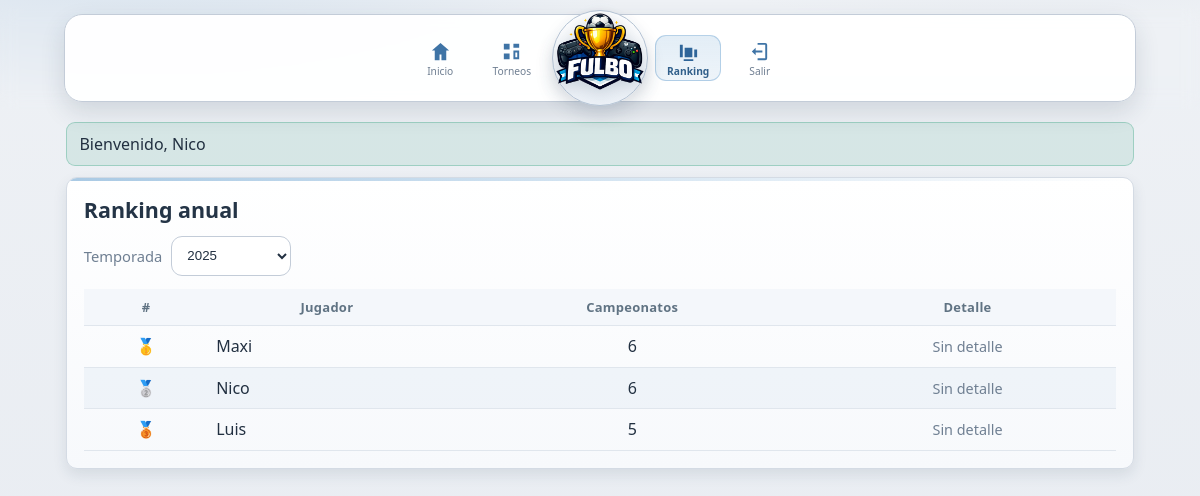
The app's page /ranking (signed in) with its own data.
### tables this page shows
CREATE TABLE usuarios (
  id INT UNSIGNED AUTO_INCREMENT PRIMARY KEY,
  nombre VARCHAR(100) NOT NULL,
  username VARCHAR(50) NOT NULL UNIQUE,
  rol_id TINYINT UNSIGNED NOT NULL,
  activo TINYINT(1) NOT NULL DEFAULT 1,
  pin_hash VARCHAR(255) NULL,
  requiere_activacion TINYINT(1) NOT NULL DEFAULT 1,
  ultimo_login_at DATETIME NULL,
  fecha_creacion DATETIME NOT NULL DEFAULT CURRENT_TIMESTAMP,
  fecha_actualizacion DATETIME NOT NULL DEFAULT CURRENT_TIMESTAMP ON UPDATE CURRENT_TIMESTAMP,
  CONSTRAINT fk_usuarios_roles FOREIGN KEY (rol_id) REFERENCES roles(id)
);

### app/core/View.php (called while the page is built, shortened)
<?php
class View
{
    public function render(string $view, array $data = [], string $layout = 'layouts/app'): void
    {
        $viewFile = \root_path('views/' . $view . '.php');
        extract($data, EXTR_SKIP);
        require $viewFile;
    }
}

### app/controllers/RankingController.php (called while the page is built, shortened)
<?php
class RankingController extends BaseController
{
    public function index(Request $request): void
    {
        $repo = new TournamentRepository();
        $years = $repo->rankingYears();
        $years = array_values(array_unique(array_merge($years, [2025, 2024])));
        rsort($years);
        $year = $request->input('anio') ? (int) $request->input('anio') : null;
        if ($year === null && !empty($years)) {
            $year = (int) $years[0];
        }
        $ranking = $repo->annualRanking($year);
        $hardcoded = $this->hardcodedRanking($year);
        if ($hardcoded !== null) {
            $ranking = $hardcoded;
        }
        $this->view->render('player/ranking', [
            'title' => 'Ranking anual',
            'ranking' => $ranking,
            'selectedYear' => $year,
            'years' => $years,
        ]);
    }
    private function hardcodedRanking(?int $year): ?array
    {
        if ($year === 2025) {
            return [
                ['id' => 0, 'nombre' => 'Maxi', 'campeonatos' => 6, 'items' => []],
                ['id' => 0, 'nombre' => 'Nico', 'campeonatos' => 6, 'items' => []],
                ['id' => 0, 'nombre' => 'Luis', 'campeonatos' => 5, 'items' => []],
            ];
        }
        return null;
    }
}

### public/index.php (called while the page is built, shortened)
<?php
require_once dirname(__DIR__) . '/app/helpers/common.php';
spl_autoload_register(function (string $class): void {
    $prefix = 'App\\';
    $relative = substr($class, strlen($prefix));
    $parts = explode('\\', $relative);
    $parts[0] = strtolower($parts[0]);
    $path = root_path('app/' . implode(DIRECTORY_SEPARATOR, $parts) . '.php');
});
require_once root_path('app/helpers/session.php');
require_once root_path('app/helpers/auth.php');
$router = new Router();
$request = new Request();
$router->dispatch($request);

### app/helpers/common.php (called while the page is built, shortened)
<?php
if (!function_exists('root_path')) {
    function root_path(string $path = ''): string
    {
        $root = dirname(__DIR__, 2);
        return $path !== '' ? $root . DIRECTORY_SEPARATOR . $path : $root;
    }
}
if (!function_exists('base_path_url')) {
    function base_path_url(): string
    {
        $app = config('app');
        $path = '';
        if (!empty($app['base_url'])) {
            $path = parse_url($app['base_url'], PHP_URL_PATH) ?: '';
        }
        $path = trim((string) $path);
        if ($path === '' || $path === '/') {
            return '';
        }
        return '/' . trim($path, '/');
    }
}
if (!function_exists('url')) {
    function url(string $path = '/'): string
    {
        $base = base_path_url();
        return $base . '/' . ltrim($path, '/');
    }
}
if (!function_exists('config')) {
    function config(string $file): array
    {
        static $cache = [];
        if (!isset($cache[$file])) {
            $cache[$file] = require root_path('config/' . $file . '.php');
        }
        return $cache[$file];
    }
}
if (!function_exists('e')) {
    function e(string|null $value): string
    {
        return htmlspecialchars((string) $value, ENT_QUOTES, 'UTF-8');
    }
}

### config/app.php (called while the page is built, shortened)
<?php
return [
    'name' => 'Fulbo',
    'env' => $_ENV['APP_ENV'] ?? 'production',
    'debug' => filter_var($_ENV['APP_DEBUG'] ?? false, FILTER_VALIDATE_BOOL),
    'base_url' => $_ENV['APP_URL'] ?? '',
    'timezone' => $_ENV['APP_TIMEZONE'] ?? 'America/Argentina/Buenos_Aires',
    'session_name' => 'fulbo_session',
    'csrf_key' => 'fulbo_csrf',
    'pwa_cache_version' => 'v1',
];

### config/database.php (called while the page is built, shortened)
<?php
return [
    'host' => $_ENV['DB_HOST'] ?? '127.0.0.1',
    'port' => (int) ($_ENV['DB_PORT'] ?? 3306),
    'name' => $_ENV['DB_NAME'] ?? 'fulbo',
    'user' => $_ENV['DB_USER'] ?? 'root',
    'pass' => $_ENV['DB_PASS'] ?? '',
    'charset' => 'utf8mb4',
];

### app/core/Database.php (called while the page is built, shortened)
<?php
class Database
{
    private static ?PDO $pdo = null;
    public static function connection(array $config): PDO
    {
        if (self::$pdo instanceof PDO) {
            return self::$pdo;
        }
        $dsn = sprintf(
            'mysql:host=%s;port=%d;dbname=%s;charset=%s',
            $config['host'],
            $config['port'],
            $config['name'],
            $config['charset']
        );
        try {
            self::$pdo = new PDO($dsn, $config['user'], $config['pass'], [
                PDO::ATTR_ERRMODE => PDO::ERRMODE_EXCEPTION,
                PDO::ATTR_DEFAULT_FETCH_MODE => PDO::FETCH_ASSOC,
                PDO::ATTR_EMULATE_PREPARES => false,
            ]);
        } catch (PDOException $e) {
            throw new PDOException('No se pudo conectar a la base de datos.');
        }
        return self::$pdo;
    }
}

### app/repositories/BaseRepository.php (called while the page is built, shortened)
<?php
abstract class BaseRepository
{
    public function __construct()
    {
        $this->db = Database::connection(config('database'));
    }
}

### app/repositories/TournamentRepository.php (called while the page is built, shortened)
<?php
class TournamentRepository extends BaseRepository
{
    public function rankingYears(): array
    {
        $stmt = $this->db->prepare(
            'SELECT DISTINCT t.anio
             FROM campeones_torneo ct
             INNER JOIN torneos t ON t.id = ct.torneo_id
             ORDER BY t.anio DESC'
        );
        $stmt->execute();
        return array_map(static fn (array $row): int => (int) $row['anio'], $stmt->fetchAll());
    }
}

### app/repositories/UserRepository.php (called while the page is built, shortened)
<?php
class UserRepository extends BaseRepository
{
    public function findById(int $id): ?array
    {
        $stmt = $this->db->prepare(
            'SELECT u.*, r.slug AS role_slug, r.name AS role_name
             FROM usuarios u
             INNER JOIN roles r ON r.id = u.rol_id
             WHERE u.id = :id
             LIMIT 1'
        );
        $stmt->execute(['id' => $id]);
        return $stmt->fetch() ?: null;
    }
}

### app/helpers/auth.php (called while the page is built, shortened)
<?php
if (!function_exists('auth_user')) {
    function auth_user(): ?array
    {
        $userId = session_get('user_id');
        $repo = new UserRepository();
        return $repo->findById((int) $userId);
    }
}
if (!function_exists('is_authenticated')) {
    function is_authenticated(): bool
    {
        return auth_user() !== null;
    }
}

### app/middlewares/AuthMiddleware.php (called while the page is built, shortened)
<?php
class AuthMiddleware
{
    public function handle(Request $request): void
    {
        if (!is_authenticated()) {
            header('Location: ' . url('/login'));
            exit;
        }
    }
}

### app/helpers/session.php (called while the page is built, shortened)
<?php
if (!function_exists('session_get')) {
    function session_get(string $key, mixed $default = null): mixed
    {
        return $_SESSION[$key] ?? $default;
    }
}

### views/player/ranking.php (the view)
<section class="card">
    <div class="card-head">
        <h1>Ranking anual</h1>
    </div>
    <form method="get" action="<?= e(url('/ranking')) ?>" class="year-filter-row year-filter-inline">
        <span>Temporada</span>
        <select name="anio" onchange="this.form.submit()">
            <?php foreach (($years ?? []) as $year): ?>
                <option value="<?= (int) $year ?>" <?= (int) $selectedYear === (int) $year ? 'selected' : '' ?>><?= (int) $year ?></option>
            <?php endforeach; ?>
        </select>
    </form>
    <div class="table-wrap">
        <table class="ranking-table">
            <thead><tr><th>#</th><th>Jugador</th><th>Campeonatos</th><th>Detalle</th></tr></thead>
            <tbody>
            <?php foreach ($ranking as $index => $row): ?>
                <tr>
                    <td>
                        <?php if ($index === 0): ?>🥇<?php elseif ($index === 1): ?>🥈<?php elseif ($index === 2): ?>🥉<?php else: ?><?= $index + 1 ?><?php endif; ?>
                    </td>
                    <td><?= e($row['nombre']) ?></td>
                    <td class="col-center"><?= e((string) $row['campeonatos']) ?></td>
                    <td>
                        <?php if ((int) ($row['id'] ?? 0) > 0): ?>
                            <a class="btn btn-outline btn-sm table-action" href="<?= e(url('/torneos?ganador_id=' . (int) $row['id'] . '&anio=' . (int) $selectedYear)) ?>">
                                <span>Ver</span>
                            </a>
                        <?php else: ?>
                            <span class="small-text">Sin detalle</span>
                        <?php endif; ?>
                    </td>
                </tr>
            <?php endforeach; ?>
            </tbody>
        </table>
    </div>
</section>

### public/assets/css/app.css (style rules this page uses)
:root { --bg: #eef1f5; --bg-soft: #e7ebf1; --surface: #ffffff; --surface-soft: #f7f9fc; --line: #d4dbe4; --line-strong: #c3ccd8; --text: #223041; --muted: #6f7f92; --accent: #3f74a6; --accent-soft: #71a6d2; --success: #34a47f; --danger: #cf5468; --radius-sm: 9px; --radius-md: 11px; --radius-lg: 18px; --space-1: .25rem; --space-2: .5rem; --space-3: .75rem; --space-4: 1rem; --space-5: 1.25rem; --shadow-1: 0 6px 14px rgba(34, 54, 78, .1); --shadow-2: 0 10px 24px rgba(34, 54, 78, .14); --table-row-even: rgba(116, 160, 201, .08); --table-row-hover: rgba(116, 160, 201, .14); }
* { box-sizing: border-box; }
html, body { overflow-x: hidden; overscroll-behavior-y: none; }
html.no-scroll, html.no-scroll body { overflow-y: hidden; }
body { margin: 0; min-height: 100vh; color: var(--text); font-family: "Trebuchet MS", "Segoe UI", sans-serif; background: radial-gradient(900px 340px at 12% -12%, rgba(120, 168, 211, .26), transparent 60%), radial-gradient(1000px 360px at 88% -25%, rgba(180, 194, 212, .42), transparent 64%), linear-gradient(180deg, var(--bg), var(--bg-soft)); }
h1, h2, h3 { margin: 0; }
.hero, .card, .auth-card { border: 1px solid var(--line); border-radius: var(--radius-md); background: linear-gradient(180deg, var(--surface), var(--surface-soft)); box-shadow: var(--shadow-1); }
.card h1, .card h2, .card h3 { color: #243446; }
.card h1 { font-size: 1.34rem; font-weight: 700; }
.card { position: relative; overflow: hidden; padding: 1.05rem; }
.card::before { content: ""; position: absolute; top: 0; left: 0; right: 0; height: 3px; border-radius: var(--radius-md) var(--radius-md) 0 0; background: linear-gradient(90deg, rgba(113, 166, 210, .6), rgba(113, 166, 210, 0)); }
.card { margin-bottom: var(--space-4); }
.card-head { display: flex; justify-content: space-between; align-items: center; gap: .6rem; margin-bottom: var(--space-3); }
input, select, button { width: 100%; border-radius: var(--radius-md); border: 1px solid var(--line-strong); background: #fff; color: var(--text); min-height: 46px; padding: .66rem .75rem; transition: border-color .16s ease, box-shadow .16s ease, background-color .16s ease, transform .12s ease; }
select { line-height: 1.25; }
input, select, button, a { touch-action: manipulation; }
.list-item span, .small-text { color: var(--muted); font-size: .9rem; }
.table-wrap { width: 100%; overflow-x: auto; }
table { width: 100%; min-width: 0; border-collapse: collapse; }
th, td { padding: .58rem .5rem; border-bottom: 1px solid #e0e6ed; }
td { text-align: left; }
th { text-align: center; color: #607383; font-size: .81rem; letter-spacing: .02em; background: #f4f7fb; font-weight: 700; }
tbody tr:nth-child(even) td { background: var(--table-row-even); }
.year-filter-row { margin: 0 0 .8rem; max-width: 220px; }
.year-filter-inline { max-width: none; display: inline-flex; align-items: center; gap: .55rem; }
.year-filter-inline span { color: var(--muted); font-size: .92rem; }
.year-filter-inline select { width: auto; min-width: 120px; min-height: 40px; padding: .5rem .7rem; }
.ranking-table td:nth-child(1), .ranking-table td:nth-child(4) { text-align: center; }
.ranking-table td:nth-child(2) { text-align: left; }
.ranking-table td:nth-child(3) { text-align: right; }
.ranking-table td.col-center { text-align: center; }

### records on screen
usuarios: nombre "Nico", campeonatos "6", requiere_activacion "Sin detalle"

### other values on screen
$flash['message'] "Bienvenido, Nico"
$row['nombre'] "Maxi"
$row['campeonatos'] "6"
$row['nombre'] "Luis"
$row['campeonatos'] "5"
form field anio "2025"
